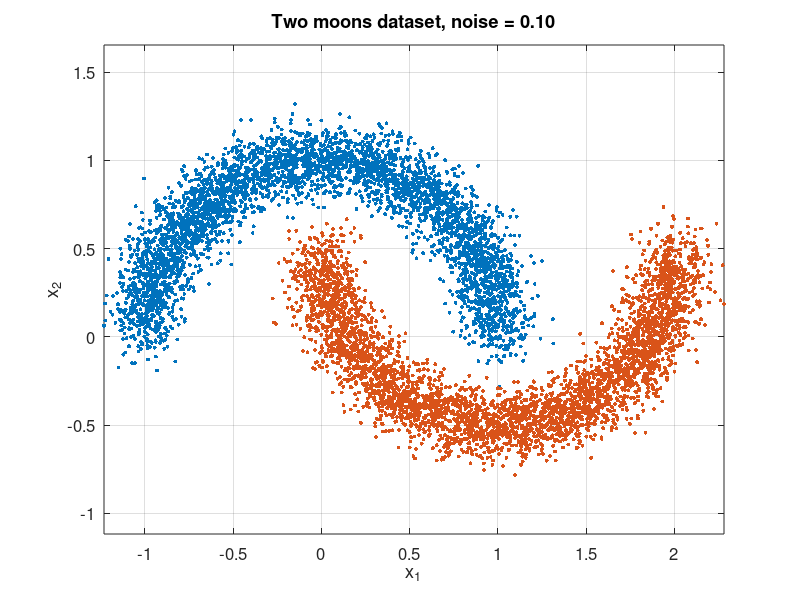

The MATLAB script that drew this image:
%% Generate two-moons dataset
% [1] F. Pedregosa, et al., "Scikit-learn: Machine learning in Python", 
%       J. Mach. Learn. Res. 12, 2825–2830 (2011).
% ------------------------------------------------------------------------
clear; clc; rng(101);

noise       = 0.10;     % increase for harder task, e.g. 0.12-0.20
Ndata_tot   = 10000;
TestRatio   = 20;       % [%]

if mod(Ndata_tot,2) ~= 0
    Ndata_tot = Ndata_tot + 1;
    warning('Ndata_tot changed to %d to have equal numbers of Moon A and Moon B samples.',Ndata_tot);
end

Ndata_test  = round(Ndata_tot*TestRatio/100);
Ndata_train = Ndata_tot - Ndata_test;

N0 = floor(Ndata_tot/2);
N1 = Ndata_tot - N0;

%% Moon 0
theta0 = pi*rand(N0,1);
x0 = [cos(theta0), sin(theta0)];

%% Moon 1
theta1 = pi*rand(N1,1);
x1 = [1 - cos(theta1), 0.5 - sin(theta1)];

%% Add noise
x0 = x0 + noise*randn(size(x0));
x1 = x1 + noise*randn(size(x1));

%% Combine
X = [x0; x1];
LabelID = [zeros(N0,1); ones(N1,1)];

%% Shuffle
idx = randperm(Ndata_tot);
X = X(idx,:).';
LabelID = LabelID(idx).';

%% Split train/test
TrainData = X(:,1:Ndata_train);
TrainLabelID = LabelID(:,1:Ndata_train);
TestData = X(:,Ndata_train+1:end);
TestLabelID = LabelID(:,Ndata_train+1:end);

%% One-hot labels
Nclass = 2;
TrainLabels = zeros(Nclass,Ndata_train);
TestLabels  = zeros(Nclass,Ndata_test);
for nn = 1:Ndata_train
    TrainLabels(TrainLabelID(nn)+1,nn) = 1;
end
for nn = 1:Ndata_test
    TestLabels(TestLabelID(nn)+1,nn) = 1;
end
Labels = [{"Moon A"};{"Moon B"}];

%% Save
save('twomoons_dataset.mat', ...
    'TrainData','TrainLabels','TestData','TestLabels','Labels','noise');

%% Quick check
[~,TrainLabelPlot] = max(TrainLabels,[],1);
TrainLabelPlot = TrainLabelPlot - 1; % back to 0/1

figure; hold on; box on; grid on;
scatter(TrainData(1,TrainLabelPlot==0),TrainData(2,TrainLabelPlot==0),8,'filled');
scatter(TrainData(1,TrainLabelPlot==1),TrainData(2,TrainLabelPlot==1),8,'filled');
axis equal;
xlabel('x_1');
ylabel('x_2');
title(sprintf('Two moons dataset, noise = %.2f',noise));
set(gca,'fontsize',12);
